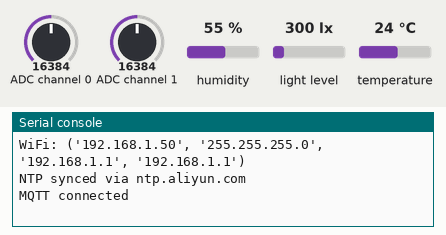
Recording of a program running on a simulated ESP32 board running MicroPython. On the bench: the last lines printed to the serial console. The inputs (shaded band) are chosen by the test bench; at power-on: humidity 55 %, ADC channel 0 = 16384, ADC channel 1 = 16384, light level 300 lx, temperature 24 °C (analog values on the 0–32767 scale). WiFi joins after 1.5 s; the clock reads 2024-03-15 10:24:30 at power-on unless the program sets it; no MQTT or app messages arrive unless stated.

Above: at 4.2 s.
4.3 s: humidity set to 22 %
At 6.2 s:
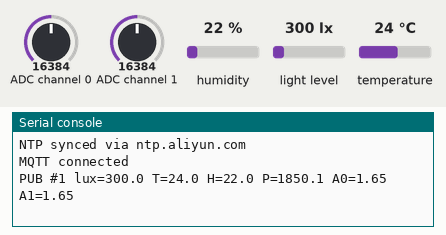
8.8 s: ADC channel 0 set to 22936
At 10.1 s:
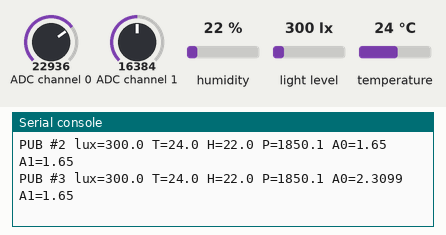
10.3 s: ADC channel 1 set to 22936
At 11.7 s:
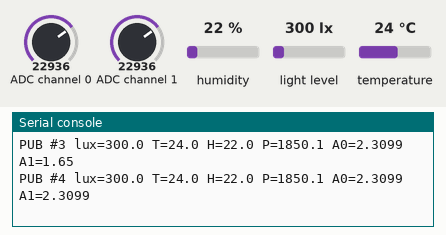
11.8 s: light level set to 40 lx
13.3 s: temperature set to 12 °C
At 14.5 s:
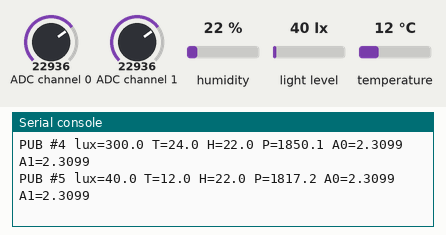
14.8 s: ADC channel 0 set to 31783
At 15.9 s:
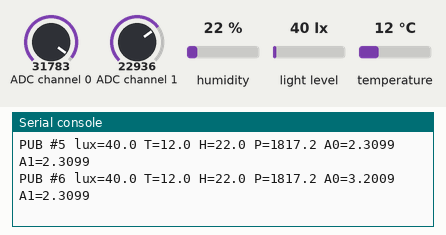
Timing chart, 0 to 17.3 s (numbered marks = the images above; inputs shaded):
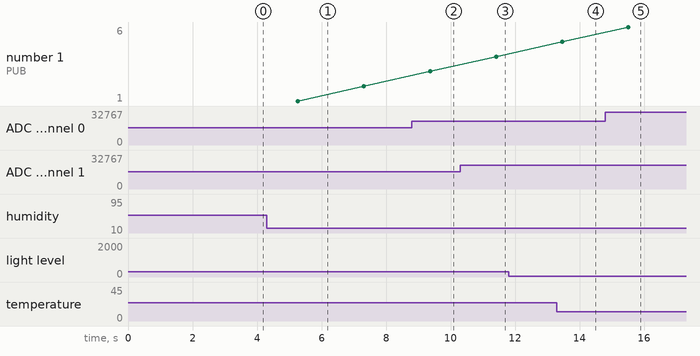

Measured:
- after the input at 4.3 s, the serial console: prints a new line after 0.96 s (image 1)
- after the input at 8.8 s, the serial console: prints a new line after 0.56 s (image 2)
- after the input at 10.3 s, the serial console: prints a new line after 1.1 s (image 3)
- after the input at 13.3 s, the serial console: prints a new line after 0.17 s (image 4)
- after the input at 14.8 s, the serial console: prints a new line after 0.72 s (image 5)

The program:

main.py
```python
# ESP32-S3: 5-sensor + MQTT v4.1 (温湿度/ADC 修正)
# BH1750(SDA=4,SCL=17,0x23) BMP280(38,39,0x76) SHT30(41,42,0x44) ADS1115(43,44,0x48)
# v4.0: NTP 对时, 每条数据带采集时刻 ts(epoch); 断网/断连期间采样写入
#       flash 缓存 spool.jsonl, 恢复后按原始时间戳补传 —— 丢包链路不再
#       留下数据空洞 (2026-08-09 晚实测 2s 节奏丢包率一度 84%)
#       保留 v3.3 验证过的策略: QoS1 + keepalive 120 + WDT 30s +
#       发布失败先关旧 socket
# v4.1: SHT30 湿度公式修正 (误用 -6+125*raw/65535 → 100*raw/65535);
#       ADS1115 单端采样负偏置归零 (悬空噪声显示 -0.246V → 0V)
from machine import Pin, SoftI2C, WDT
from umqtt.simple import MQTTClient
import network, time, json, gc, os, ntptime

WIFI_SSID = 'HUAWEI-FI18J2'
WIFI_PASS = '199908130922'
MQTT_BROKER = '192.168.3.36'
MQTT_TOPIC = 'home/sensors'
INTERVAL_MS = 2000

SPOOL_FILE = 'spool.jsonl'
SPOOL_TMP = 'spool.tmp'
SPOOL_MAX_BYTES = 1000000   # ~5000 条 ≈ 2.7 小时; 超限丢弃最旧一半
FLUSH_PER_CYCLE = 60        # 联网后每个采集周期最多补传条数
# MicroPython 时间纪元是 2000-01-01 (ESP32 端口), 转 Unix 秒需 +946684800;
# time.time() 大于 TS_VALID 才认为 NTP 已同步 (≈2025-10, 2000 纪元)
EPOCH_OFFSET = 946684800
TS_VALID = 813000000

wdt = WDT(timeout=30000)    # 30 秒不喂狗自动复位 (TCP 写卡死时兜底)

# ---- WiFi ----
wlan = network.WLAN(network.STA_IF)
wlan.active(True)

def wifi_connect_blocking(timeout_s=30):
    wlan.connect(WIFI_SSID, WIFI_PASS)
    for i in range(timeout_s):
        wdt.feed()
        if wlan.isconnected(): break
        time.sleep(1)
    print('WiFi:', wlan.ifconfig() if wlan.isconnected() else 'FAIL')

# ---- NTP ----
last_ntp_try = 0
def ntp_ensure(force=False):
    """已同步则直接返回; 未同步时每分钟最多试一轮 (三个服务器)"""
    global last_ntp_try
    if time.time() > TS_VALID: return
    now = time.ticks_ms()
    if not force and time.ticks_diff(now, last_ntp_try) < 60000: return
    last_ntp_try = now
    for host in ('ntp.aliyun.com', 'cn.pool.ntp.org', 'time.cloudflare.com'):
        try:
            ntptime.host = host
            ntptime.settime()
            print('NTP synced via', host)
            return
        except Exception as e:
            print('NTP fail:', host, e)

# ---- I2C setup helper ----
def i2c_bus(sda, scl):
    Pin(sda, Pin.OUT, 1); Pin(scl, Pin.OUT, 1); time.sleep(0.2)
    return SoftI2C(sda=Pin(sda, Pin.OPEN_DRAIN, Pin.PULL_UP),
                   scl=Pin(scl, Pin.OPEN_DRAIN, Pin.PULL_UP),
                   freq=50000)

i2c_bh = i2c_bus(4, 17)
i2c_sht = i2c_bus(41, 42)
i2c_bmp = i2c_bus(38, 39)
i2c_adc = i2c_bus(43, 44)

# ---- Sensor readers ----
def read_bh1750():
    try:
        i2c_bh.writeto(0x23, b'\x10'); time.sleep(0.18)
        d = i2c_bh.readfrom(0x23, 2)
        return round(((d[0] << 8) | d[1]) / 1.2, 1)
    except: return None

def read_sht30():
    try:
        i2c_sht.writeto(0x44, b'\x24\x00'); time.sleep(0.02)
        d = i2c_sht.readfrom(0x44, 6)
        t = -45 + 175 * (d[0] << 8 | d[1]) / 65535
        h = 100 * (d[3] << 8 | d[4]) / 65535
        return round(t, 1), round(h, 1)
    except: return None, None

def read_bmp280():
    try:
        cid = i2c_bmp.readfrom_mem(0x76, 0xD0, 1)[0]
        if cid != 0x58: return None, None
        i2c_bmp.writeto_mem(0x76, 0xF4, b'\x27'); time.sleep(0.01)
        d = i2c_bmp.readfrom_mem(0x76, 0xFA, 6)
        rt = (d[0] << 12) | (d[1] << 4) | (d[2] >> 4)
        rp = (d[3] << 12) | (d[4] << 4) | (d[5] >> 4)
        tc = i2c_bmp.readfrom_mem(0x76, 0x88, 6)
        T1 = tc[0] | (tc[1] << 8)
        T2 = tc[2] | (tc[3] << 8)
        if T2 & 0x8000: T2 -= 65536
        T3 = tc[4] | (tc[5] << 8)
        if T3 & 0x8000: T3 -= 65536
        v1 = (rt / 16384.0 - T1 / 1024.0) * T2
        v2 = (rt / 131072.0 - T1 / 8192.0) ** 2 * T3
        T = (v1 + v2) / 5120.0
        pc = i2c_bmp.readfrom_mem(0x76, 0x8E, 18)
        P1 = pc[0] | (pc[1] << 8)
        P2 = pc[2] | (pc[3] << 8)
        if P2 & 0x8000: P2 -= 65536
        P3 = pc[4] | (pc[5] << 8)
        if P3 & 0x8000: P3 -= 65536
        P4 = pc[6] | (pc[7] << 8)
        if P4 & 0x8000: P4 -= 65536
        P5 = pc[8] | (pc[9] << 8)
        if P5 & 0x8000: P5 -= 65536
        P6 = pc[10] | (pc[11] << 8)
        if P6 & 0x8000: P6 -= 65536
        P7 = pc[12] | (pc[13] << 8)
        if P7 & 0x8000: P7 -= 65536
        P8 = pc[14] | (pc[15] << 8)
        if P8 & 0x8000: P8 -= 65536
        P9 = pc[16] | (pc[17] << 8)
        if P9 & 0x8000: P9 -= 65536
        tf = v1 + v2
        vr1 = (tf / 2.0) - 64000.0
        vr2 = vr1 * vr1 * P6 / 32768.0
        vr2 = vr2 + vr1 * P5 * 2.0
        vr2 = (vr2 / 4.0) + (P4 * 65536.0)
        vr1 = (P3 * vr1 * vr1 / 524288.0 + P2 * vr1) / 524288.0
        vr1 = (1.0 + vr1 / 32768.0) * P1
        p = 1048576.0 - rp
        p = (p - (vr2 / 4096.0)) * 6250.0 / vr1
        vr1 = P9 * p * p / 2147483648.0
        vr2 = p * P8 / 32768.0
        p = p + (vr1 + vr2 + P7) / 16.0
        return round(T, 1), round(p / 100.0 + 121.04, 1)
    except: return None, None

def read_ads1115():
    try:
        v0 = v1 = None
        for ch, mux in [("A0", 0x4), ("A1", 0x5)]:
            cfg = 0x8000 | (mux << 12) | (1 << 9) | (4 << 5) | 0x03
            i2c_adc.writeto_mem(0x48, 0x01, bytes([cfg >> 8, cfg & 0xFF]))
            time.sleep(0.01)
            d = i2c_adc.readfrom_mem(0x48, 0x00, 2)
            v = (d[0] << 8) | d[1]
            if v & 0x8000: v -= 65536
            val = round(v * 4.096 / 32768, 4)
            if val < 0: val = 0.0   # 单端(AINx vs GND)不该为负, 悬空噪声负偏置归零
            if ch == "A0": v0 = val
            else: v1 = val
        return v0, v1
    except: return None, None

# ---- Spool (flash 断网缓存) ----
def spool_add(line):
    """断网时把一条 JSON 追加到缓存; 超上限丢弃最旧一半"""
    try:
        f = open(SPOOL_FILE, 'a')
        f.write(line + '\n')
        f.close()
        if os.stat(SPOOL_FILE)[6] > SPOOL_MAX_BYTES:
            spool_shrink()
    except Exception as e:
        print('spool err:', e)

def spool_shrink():
    # 两遍扫描不整体读入内存; 保留较新的一半
    n = 0
    f = open(SPOOL_FILE)
    for _ in f: n += 1
    f.close()
    skip = n // 2
    f = open(SPOOL_FILE)
    t = open(SPOOL_TMP, 'w')
    i = 0
    for line in f:
        i += 1
        if i > skip: t.write(line)
    f.close(); t.close()
    os.remove(SPOOL_FILE)
    os.rename(SPOOL_TMP, SPOOL_FILE)
    print('spool full, dropped oldest', skip)

def spool_size():
    try: return os.stat(SPOOL_FILE)[6]
    except OSError: return 0

def spool_flush(max_lines):
    """补传最多 max_lines 条。publish 异常直接抛出 —— 原 spool 文件未动,
    最多重传已在飞的一批; 正常结束后已确认的条目从文件中移除"""
    try: os.remove(SPOOL_TMP)
    except OSError: pass
    try: f = open(SPOOL_FILE)
    except OSError: return 0
    sent = 0
    t = open(SPOOL_TMP, 'w')
    for line in f:
        line = line.rstrip()
        if not line: continue
        if sent < max_lines:
            client.publish(MQTT_TOPIC, line, qos=1)   # 异常抛给调用方
            sent += 1
            if sent % 10 == 0: wdt.feed()
        else:
            t.write(line + '\n')
    f.close(); t.close()
    os.remove(SPOOL_FILE)
    if os.stat(SPOOL_TMP)[6] > 0:
        os.rename(SPOOL_TMP, SPOOL_FILE)
    else:
        os.remove(SPOOL_TMP)
    if sent: print('flushed %d spooled, left ~%dB' % (sent, spool_size()))
    return sent

# ---- MQTT ----
client = None

def mqtt_close():
    global client
    if client:
        try: client.sock.close()
        except: pass
    client = None

def mqtt_connect():
    global client
    try:
        mqtt_close()
        client = MQTTClient('esp32-5sensor', MQTT_BROKER, keepalive=120)
        client.connect()
        print('MQTT connected')
        return True
    except Exception as e:
        print('MQTT fail:', e)
        client = None
        return False

# ---- Sample ----
def collect(count):
    lux = read_bh1750()
    t_sht, h_sht = read_sht30()
    t_bmp, p_bmp = read_bmp280()
    adc0, adc1 = read_ads1115()
    gc.collect()
    p = {
        'device': 'esp32-outdoor',
        'type': 'sensor',
        'lux': lux,
        'temperature': t_sht if t_sht is not None else t_bmp,
        'humidity': h_sht,
        'pressure': p_bmp,
        'adc0_voltage': adc0,
        'adc1_voltage': adc1,
        'rssi': wlan.status('rssi') if wlan.isconnected() else None,
        'uptime': time.ticks_ms() // 1000,
        'counter': count,
        'mem_free': gc.mem_free(),
        'mem_used': gc.mem_alloc(),
        'ip': wlan.ifconfig()[0] if wlan.isconnected() else '0.0.0.0'
    }
    if time.time() > TS_VALID:
        p['ts'] = int(time.time()) + EPOCH_OFFSET   # 采集时刻(Unix秒); 未对时则省略
    return p

# ---- Boot ----
wifi_connect_blocking()
if wlan.isconnected():
    ntp_ensure(force=True)
mqtt_connect()

# ---- Main loop ----
count = 0
last_sample = time.ticks_ms()
last_wifi_try = time.ticks_ms()

while True:
    wdt.feed()
    now = time.ticks_ms()
    if time.ticks_diff(now, last_sample) < INTERVAL_MS:
        time.sleep_ms(100)
        continue
    last_sample = now

    payload = collect(count)
    line = json.dumps(payload)

    if not wlan.isconnected():
        mqtt_close()
        spool_add(line)
        count += 1
        print('OFFLINE spooled #%d (%dB)' % (count, spool_size()))
        if time.ticks_diff(now, last_wifi_try) > 5000:
            last_wifi_try = now
            print('WiFi lost, reconnecting...')
            try: wlan.disconnect()
            except: pass
            wlan.connect(WIFI_SSID, WIFI_PASS)
        continue

    ntp_ensure()   # 未对时则周期性重试

    if client is None and not mqtt_connect():
        spool_add(line)
        count += 1
        time.sleep(2)
        continue

    try:
        if spool_size():
            spool_flush(FLUSH_PER_CYCLE)
        client.publish(MQTT_TOPIC, line, qos=1)
        count += 1
        print('PUB #%d lux=%s T=%s H=%s P=%s A0=%s A1=%s' %
              (count, payload['lux'], payload['temperature'],
               payload['humidity'], payload['pressure'],
               payload['adc0_voltage'], payload['adc1_voltage']))
    except Exception as e:
        print('PUB fail:', e)
        spool_add(line)
        count += 1
        mqtt_close()
        time.sleep(2)
```
